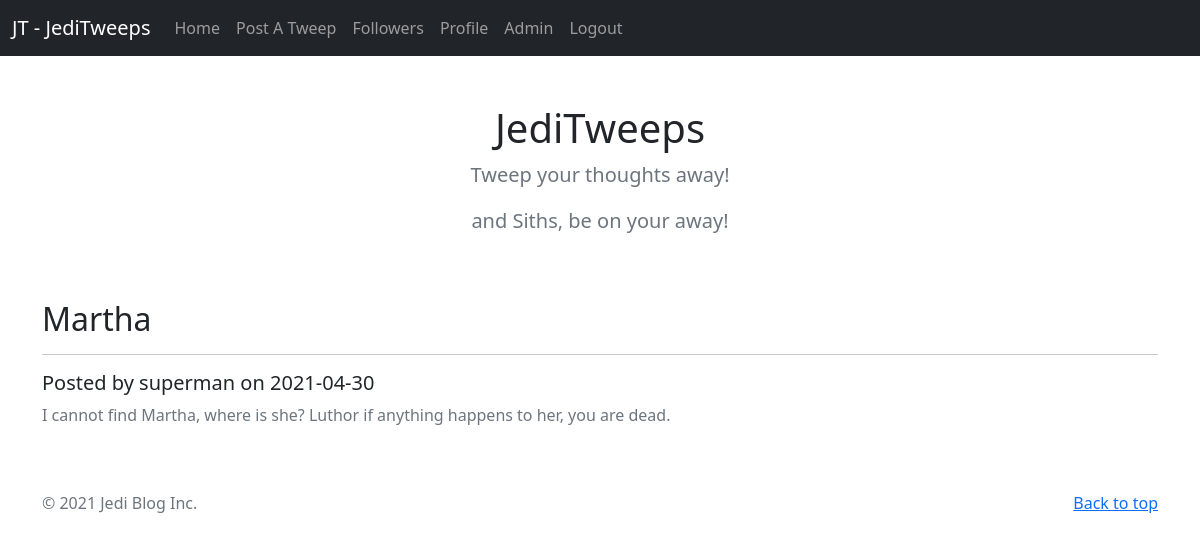
The app's page /post.php?postID=5 (signed in) with its own data.
### post.php (the view, shortened to what this page needs)
<?php
	require_once "includes/header.php";
	require_once "db/db.php";
?>
		<main id="pg-main-content">
			<div class="py-5 text-center container">
				<div class="row">
                <div class="col-lg-6 col-md-8 mx-auto">
						<h1 class="fw-light">JediTweeps</h1>
						<p class="lead text-muted">Tweep your thoughts away!</p>
						<p class="lead text-muted">and Siths, be on your away!</p>
					</div>
				</div>
			</div>
			<?php
			if(isset($_GET['postID'])){
				$id = (int) $_GET['postID'];
				$sql = "SELECT * FROM `blog-posts` WHERE `blogID` in ($id)";
				$result = $dbconnection->query($sql);
                if ($result->num_rows > 0) {
                    while ($row = $result->fetch_assoc()) {
                        $author = $row['author'];
                        $blogDate = $row['blogDate'];
                        $blogTitle = $row['blogTitle'];
                        $blogContent = $row['blogContent'];
                        echo"<div class='container'>
                        <article class='space-above-below'>
                            <h2 class='fw-light'>$blogTitle</h2>
                            <hr>
                            <h5 class='fw-light'>Posted by $author on $blogDate</h5>
                            <p class='text-muted'>$blogContent</p>
                        </section>
                        </div>";
                    }
                } else {
                    echo "<p>Sorry, no blog posts available. You have to follow people to see blog posts.</p>";
                }
			} else{
				header("Location: ./feed.php");
        		die();
			}
			?>
		</main>
<?php
	require_once "includes/footer.php";
?>

### records on screen
blog-posts: blogTitle "Martha", author "superman", blogDate "2021-04-30", blogContent "I cannot find Martha, where is she? Luthor if anything happens to her, you are dead."
